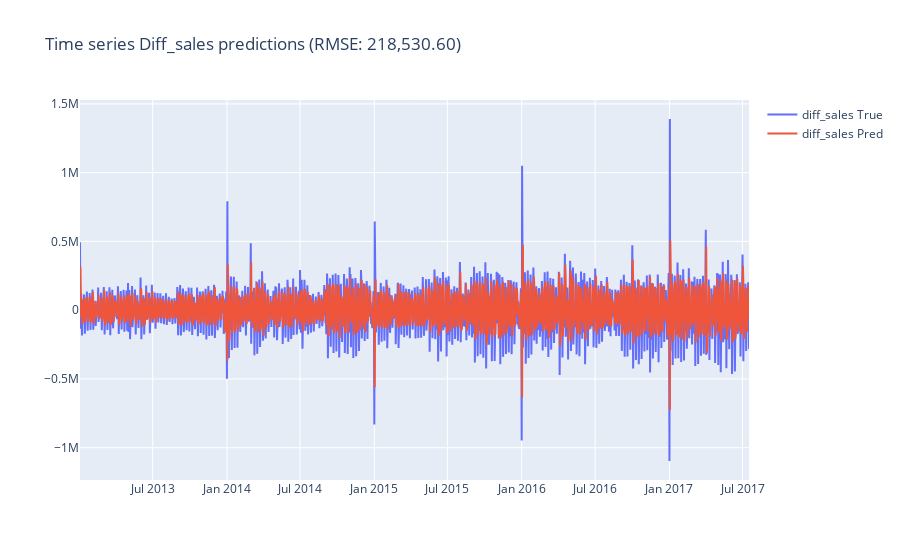
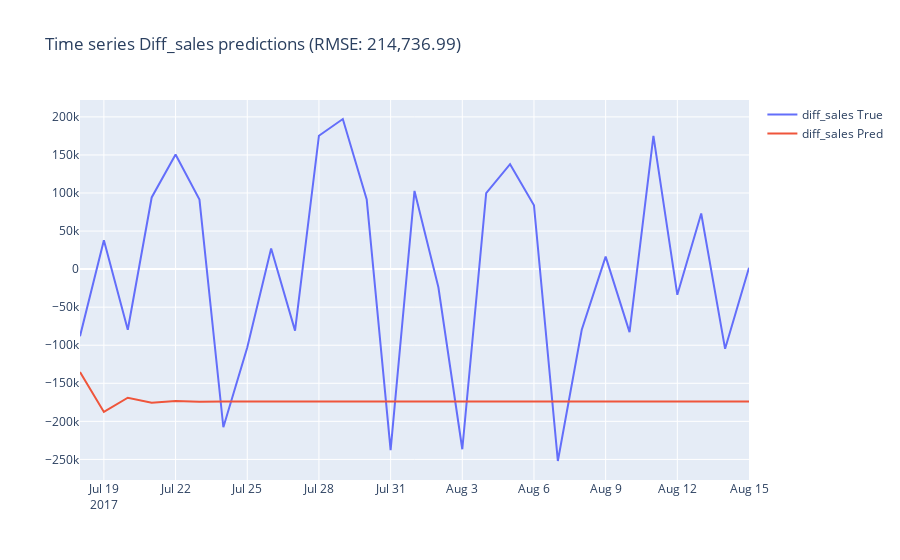

Notebook code for these charts, in order:
### Code cell
valid_result = arima_trial(X_train, X_valid, pdq_order=(1, 1, 0), plots=True, date_series=train_daily_sales['date'], show_summary=True)
